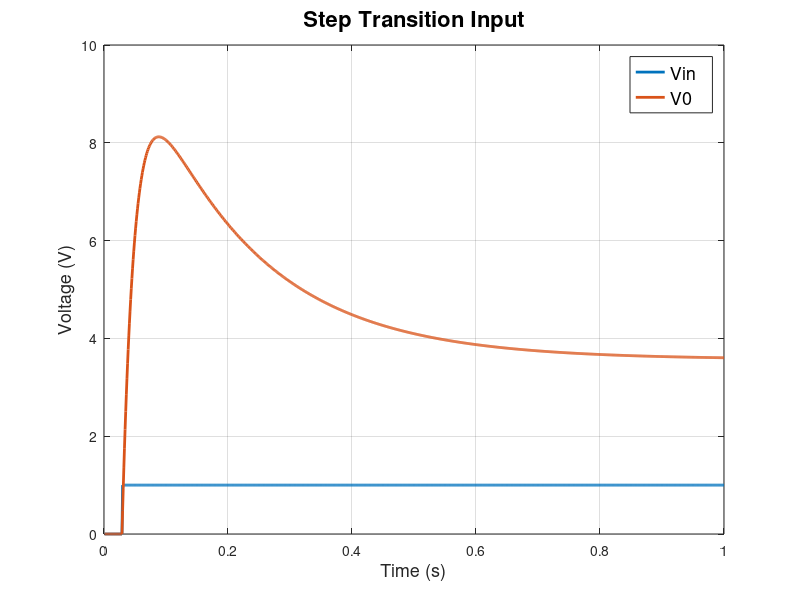
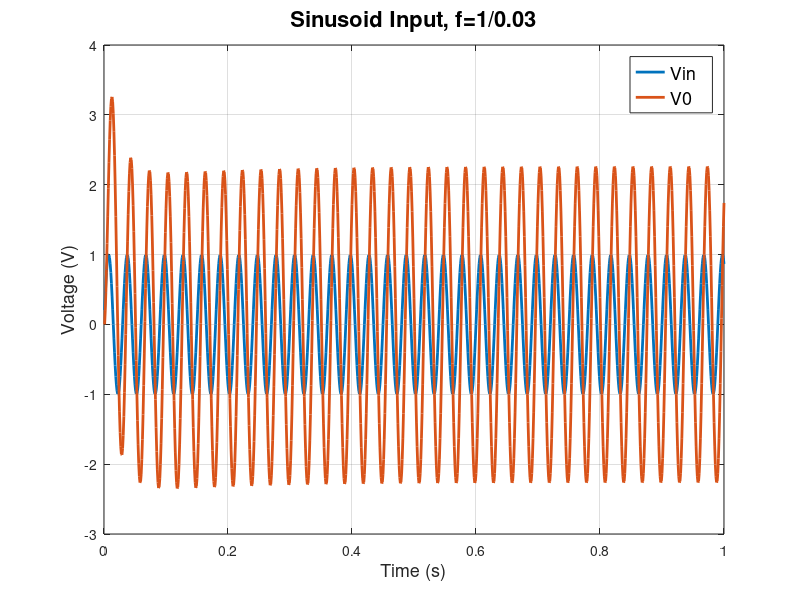
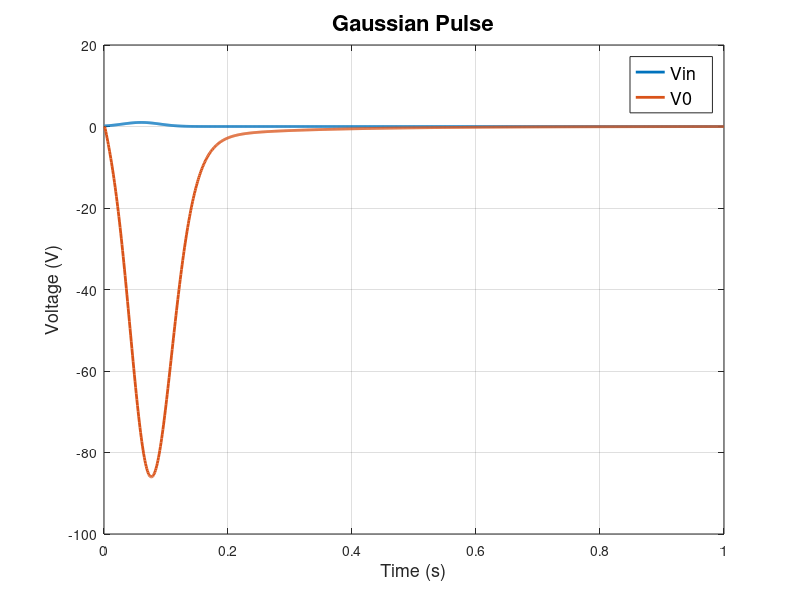

Recreate these plots in MATLAB, in order.
%% Part 2 (DO NOT FORGET FOURIER COMPONENT)
% a) linear circuit
% 

G1=1/1;
C=0.25;
G2=1/2;
L=0.2;
G3=1/10;
alpha=100;
G4=1/0.1;
G0=1/1000;

% V = [V1
%       V2
%       IL
%       V3
%       I3
%       V4
%       V0]

G = [1 0 0 0 0 0 0;
    -G2 G1+G2 -1 0 0 0 0;
    0 1 0 -1 0 0 0;
    0 0 -1 G3 0 0 0;
    0 0 0 0 -alpha 1 0;
    0 0 0 G3 -1 0 0;
    0 0 0 0 0 -G4 G4+G0];

C = [0 0 0 0 0 0 0;
    -C C 0 0 0 0 0;
    0 0 -L 0 0 0 0;
    0 0 0 0 0 0 0;
    0 0 0 0 0 0 0;
    0 0 0 0 0 0 0;
    0 0 0 0 0 0 0];

dt = 1e-3;
T = 1;
time = linspace(dt,T,T/dt);
V = zeros(7,T/dt);
F = zeros(7,T/dt);
Ap = inv(C/dt + G);

%%% 2d i)A %%%
% Vin defined as 0 until 0.03 when source turns on
F(1,0.03/dt:T/dt) = ones([1,T/dt - 0.03/dt+1]);

for i=2:T/dt
    V(:,i) = Ap*(C*V(:,i-1)/dt + F(:,i));
end

figure (1)
plot(time,F(1,:)','LineWidth',2)
hold on
grid on
plot(time,V(7,:)','LineWidth',2)
title('\fontsize{22}Step Transition Input')
xlabel('\fontsize{18}Time (s)')
ylabel('\fontsize{18}Voltage (V)')
legend('\fontsize{18}Vin','\fontsize{18}V0')

%%% 2d i)B %%%
% Vin defined as a sinusoid
f = 1/0.03;
F1 = zeros(7,T/dt);
F2 = zeros(7,T/dt);
V = zeros(7,T/dt);
V1 = zeros(7,T/dt);
V2 = zeros(7,T/dt);

for i=dt/dt:T/dt
    F(1,i) = sin(2*pi*f*dt*i);
    F1(1,i) = sin(2*pi*(f*10)*dt*i); % 10 times the frequency
    F2(1,i) = sin(2*pi*(f*0.1)*dt*i); % 1/10 of the frequency
end

for i=2:T/dt
    V(:,i) = Ap*(C*V(:,i-1)/dt + F(:,i));
    V1(:,i) = Ap*(C*V1(:,i-1)/dt + F1(:,i));
    V2(:,i) = Ap*(C*V2(:,i-1)/dt + F2(:,i));
end

figure (2)
plot(time,F(1,:)','LineWidth',2)
hold on
grid on
plot(time,V(7,:)','LineWidth',2)
title('\fontsize{22}Sinusoid Input, f=1/0.03')
xlabel('\fontsize{18}Time (s)')
ylabel('\fontsize{18}Voltage (V)')
legend('\fontsize{18}Vin','\fontsize{18}V0')
% 
% figure (3)
% plot(time,F1(1,:)','LineWidth',2)
% hold on
% grid on
% plot(time,V1(7,:)','LineWidth',2)
% title('\fontsize{22}Sinusoid Input, f=1/0.003')
% xlabel('\fontsize{18}Time (s)')
% ylabel('\fontsize{18}Voltage (V)')
% legend('\fontsize{18}Vin','\fontsize{18}V0')
% axis([0 0.2 -1 1]);
% 
% figure (4)
% plot(time,F2(1,:)','LineWidth',2)
% hold on
% grid on
% plot(time,V2(7,:)','LineWidth',2)
% title('\fontsize{22}Sinusoid Input, f=1/0.3')
% xlabel('\fontsize{18}Time (s)')
% ylabel('\fontsize{18}Voltage (V)')
% legend('\fontsize{18}Vin','\fontsize{18}V0')

%%% 2d i)C %%%
% Vin defined as a gaussian
V = zeros(7,T/dt);
F = zeros(7,T/dt);
F = normpdf(time,0.06,0.03)*max(normpdf(time,0.06,0.03))^(-1);

for i=2:T/dt
    V(:,i) = Ap*(C*V(:,i-1)/dt + F(:,i));
end

figure (5)
plot(time,F(1,:)','LineWidth',2)
hold on
grid on
plot(time,V(7,:)','LineWidth',2)
title('\fontsize{22}Gaussian Pulse')
xlabel('\fontsize{18}Time (s)')
ylabel('\fontsize{18}Voltage (V)')
legend('\fontsize{18}Vin','\fontsize{18}V0')

%%% 2d iv)C %%%

